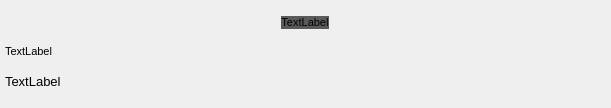
<?xml version="1.0" encoding="UTF-8"?>
<ui version="4.0">
 <class>ChatMessageBar</class>
 <widget class="QWidget" name="ChatMessageBar">
  <property name="geometry">
   <rect>
    <x>0</x>
    <y>0</y>
    <width>611</width>
    <height>108</height>
   </rect>
  </property>
  <property name="windowTitle">
   <string>Form</string>
  </property>
  <layout class="QVBoxLayout" name="verticalLayout">
   <property name="spacing">
    <number>5</number>
   </property>
   <property name="leftMargin">
    <number>5</number>
   </property>
   <property name="topMargin">
    <number>5</number>
   </property>
   <property name="rightMargin">
    <number>5</number>
   </property>
   <property name="bottomMargin">
    <number>5</number>
   </property>
   <item>
    <widget class="QWidget" name="widget" native="true">
     <property name="sizePolicy">
      <sizepolicy hsizetype="Preferred" vsizetype="Fixed">
       <horstretch>0</horstretch>
       <verstretch>0</verstretch>
      </sizepolicy>
     </property>
     <layout class="QHBoxLayout" name="horizontalLayout">
      <property name="spacing">
       <number>0</number>
      </property>
      <property name="leftMargin">
       <number>0</number>
      </property>
      <property name="topMargin">
       <number>0</number>
      </property>
      <property name="rightMargin">
       <number>0</number>
      </property>
      <property name="bottomMargin">
       <number>0</number>
      </property>
      <item>
       <widget class="QLabel" name="TimeLabel">
        <property name="sizePolicy">
         <sizepolicy hsizetype="Fixed" vsizetype="Fixed">
          <horstretch>0</horstretch>
          <verstretch>0</verstretch>
         </sizepolicy>
        </property>
        <property name="font">
         <font>
          <pointsize>8</pointsize>
         </font>
        </property>
        <property name="styleSheet">
         <string notr="true">background-color: rgb(90, 90, 90);</string>
        </property>
        <property name="text">
         <string>TextLabel</string>
        </property>
        <property name="alignment">
         <set>Qt::AlignCenter</set>
        </property>
       </widget>
      </item>
     </layout>
    </widget>
   </item>
   <item>
    <widget class="QWidget" name="widget_2" native="true">
     <property name="sizePolicy">
      <sizepolicy hsizetype="Fixed" vsizetype="Fixed">
       <horstretch>0</horstretch>
       <verstretch>0</verstretch>
      </sizepolicy>
     </property>
     <layout class="QVBoxLayout" name="verticalLayout_3">
      <property name="spacing">
       <number>0</number>
      </property>
      <property name="leftMargin">
       <number>0</number>
      </property>
      <property name="topMargin">
       <number>0</number>
      </property>
      <property name="rightMargin">
       <number>0</number>
      </property>
      <property name="bottomMargin">
       <number>0</number>
      </property>
      <item>
       <widget class="QLabel" name="SenderLabel">
        <property name="sizePolicy">
         <sizepolicy hsizetype="Fixed" vsizetype="Fixed">
          <horstretch>0</horstretch>
          <verstretch>0</verstretch>
         </sizepolicy>
        </property>
        <property name="font">
         <font>
          <pointsize>8</pointsize>
         </font>
        </property>
        <property name="text">
         <string>TextLabel</string>
        </property>
        <property name="alignment">
         <set>Qt::AlignLeading|Qt::AlignLeft|Qt::AlignVCenter</set>
        </property>
       </widget>
      </item>
     </layout>
    </widget>
   </item>
   <item>
    <widget class="QWidget" name="widget_3" native="true">
     <property name="sizePolicy">
      <sizepolicy hsizetype="Preferred" vsizetype="Fixed">
       <horstretch>0</horstretch>
       <verstretch>0</verstretch>
      </sizepolicy>
     </property>
     <layout class="QVBoxLayout" name="verticalLayout_2">
      <property name="spacing">
       <number>0</number>
      </property>
      <property name="leftMargin">
       <number>0</number>
      </property>
      <property name="topMargin">
       <number>0</number>
      </property>
      <property name="rightMargin">
       <number>0</number>
      </property>
      <property name="bottomMargin">
       <number>0</number>
      </property>
      <item>
       <widget class="QLabel" name="ContentLabel">
        <property name="sizePolicy">
         <sizepolicy hsizetype="Preferred" vsizetype="Fixed">
          <horstretch>0</horstretch>
          <verstretch>0</verstretch>
         </sizepolicy>
        </property>
        <property name="font">
         <font>
          <pointsize>10</pointsize>
         </font>
        </property>
        <property name="text">
         <string>TextLabel</string>
        </property>
        <property name="alignment">
         <set>Qt::AlignLeading|Qt::AlignLeft|Qt::AlignVCenter</set>
        </property>
       </widget>
      </item>
     </layout>
    </widget>
   </item>
  </layout>
 </widget>
 <resources/>
 <connections/>
</ui>
